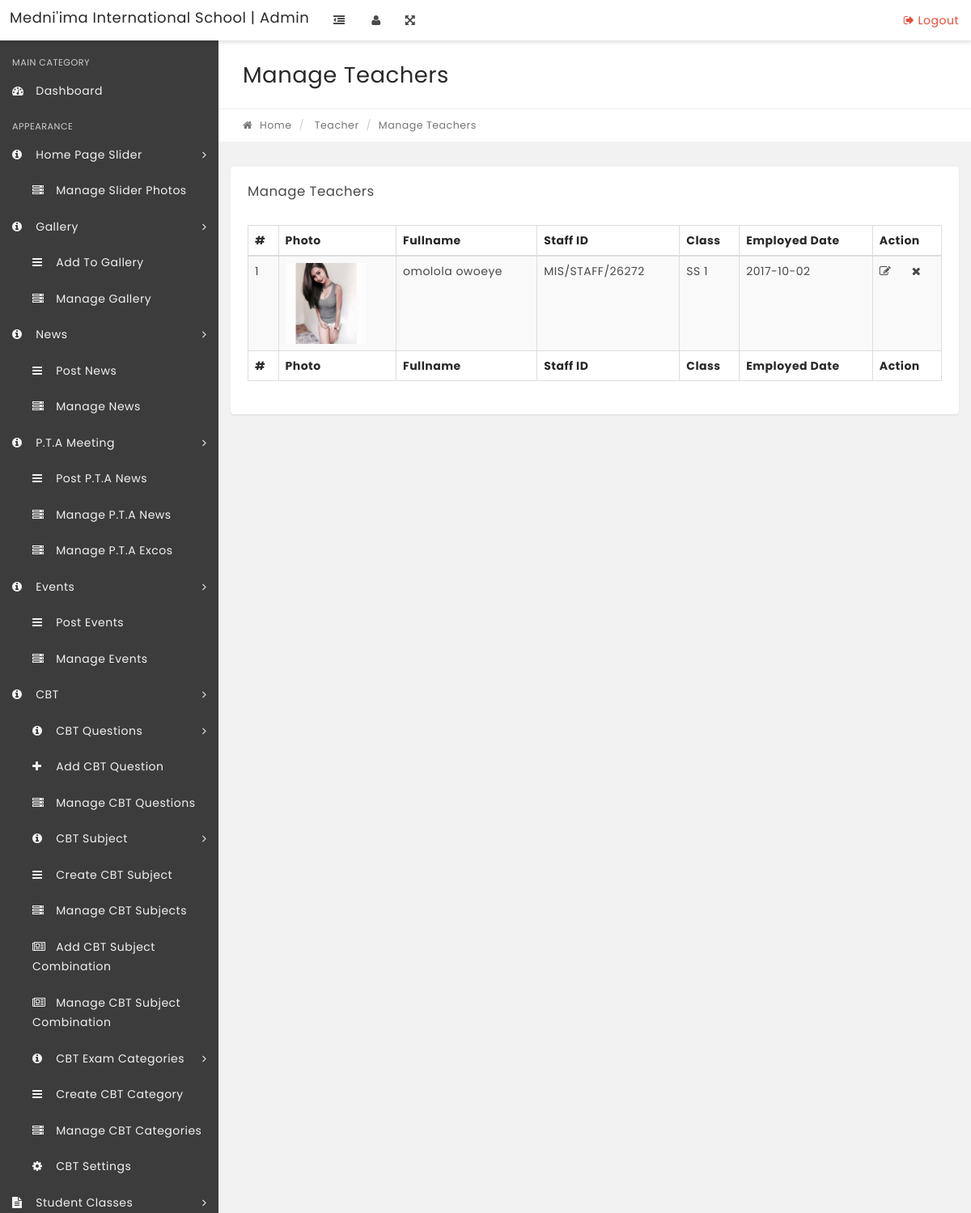
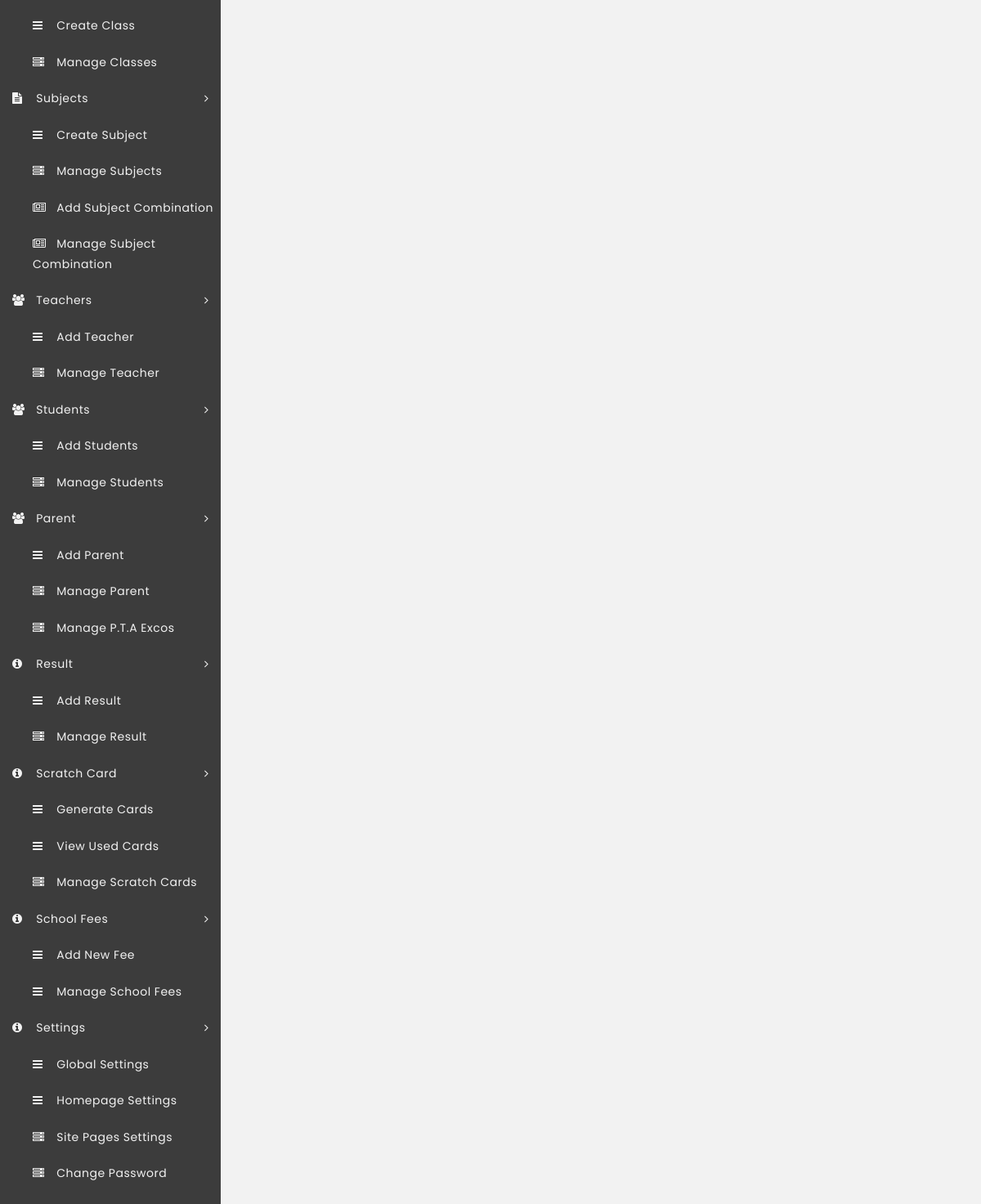
Page /admin/manage-teachers.php on the committed database (2 pictures, top to bottom).
### tables this page shows
CREATE TABLE IF NOT EXISTS `tblteacher` (
  `id` int(11) NOT NULL,
  `username` varchar(200) NOT NULL,
  `fullname` varchar(200) NOT NULL,
  `email` varchar(250) NOT NULL,
  `phone` varchar(20) NOT NULL,
  `address` text NOT NULL,
  `gender` varchar(20) NOT NULL,
  `DOB` date NOT NULL,
  `password` text NOT NULL,
  `classid` int(11) NOT NULL,
  `decipline` varchar(250) NOT NULL,
  `subject_taken` text NOT NULL,
  `photo` varchar(250) NOT NULL,
  `employ_date` date NOT NULL,
  `salary` int(11) NOT NULL,
  `status` enum('0','1') NOT NULL,
  `date` timestamp NOT NULL DEFAULT CURRENT_TIMESTAMP ON UPDATE CURRENT_TIMESTAMP
);

CREATE TABLE IF NOT EXISTS `tblclasses` (
  `id` int(11) NOT NULL,
  `ClassName` varchar(80) DEFAULT NULL,
  `ClassNameNumeric` enum('1','2','3') NOT NULL,
  `Section` varchar(5) NOT NULL,
  `CreationDate` timestamp NOT NULL DEFAULT CURRENT_TIMESTAMP,
  `UpdationDate` timestamp NOT NULL DEFAULT '0000-00-00 00:00:00' ON UPDATE CURRENT_TIMESTAMP
);

### controller/header.php (called while the page is built, shortened)
<?php
require_once __DIR__ . '/config.php';
if(($db=="" || $db->connect_error))
{
    header("Location: /installation/");
}
else{
include __DIR__ . '/func.php';
$iSMartFUN = new Ismart_Controller($db);
}
?>

### controller/func.php (called while the page is built, shortened)
<?php
class Ismart_Controller {
	var $db;
	function __construct($db){
		$this->db = $db;
            	}
public function getTRows($table,$conditions = array()){
		$sql = 'SELECT ';
		$sql .= array_key_exists("select",$conditions)?$conditions['select']:'*';
		$sql .= ' FROM '.$table;
		if(array_key_exists("where",$conditions)){
			$sql .= ' WHERE ';
			$i = 0;
			foreach($conditions['where'] as $key => $value){
				$pre = ($i > 0)?' AND ':'';
				$sql .= $pre.$key." = '".$value."'";
				$i++;
			}
		}
		if(array_key_exists("order_by",$conditions)){
			$sql .= ' ORDER BY '.$conditions['order_by'];
		}
		$result = $this->db->query($sql);
		if(array_key_exists("return_type",$conditions) && $conditions['return_type'] != 'all'){
			switch($conditions['return_type']){
				case 'single':
					$data = $result->fetch_object();
					break;
			}
		}else{
			if($result->num_rows > 0){
				while($row = $result->fetch_object()){
					$data[] = $row;
				}
			}
		}
		return !empty($data)?$data:false;
	}
}
?>

### admin/manage-teachers.php (the view, shortened to what this page needs)
<?php
include('../controller/header.php');
if(strlen($_SESSION['alogin'])=="")
    {
    $login_url=''.SITE_URL.'login';
    header("Location: $login_url");
    }
    else{
?>
<!DOCTYPE html>
<html lang="en">
    <head>
    </head>
    <body class="top-navbar-fixed">
        <div class="main-wrapper">
   <?php include('includes/topbar.php');?>
            <div class="content-wrapper">
                <div class="content-container">
<?php include('includes/leftbar.php');?>
                    <div class="main-page">
                        <div class="container-fluid">
                            <div class="row page-title-div">
                                <div class="col-md-6">
                                    <h2 class="title">Manage Teachers</h2>
                                </div>
                            </div>
                            <div class="row breadcrumb-div">
                                <div class="col-md-6">
                                    <ul class="breadcrumb">
            							<li><a href="index.php"><i class="fa fa-home"></i> Home</a></li>
                                        <li> Teacher</li>
            							<li class="active">Manage Teachers</li>
            						</ul>
                                </div>
                            </div>
                        </div>
                        <section class="section">
                            <div class="container-fluid">
<div id="divToPrint">
                                <div class="row">
                                    <div class="col-md-12">
                                        <div class="panel">
                                            <div class="panel-heading">
                                                <div class="panel-title">
                                                    <h5>Manage Teachers</h5>
                                                </div>
                                            </div>
                                            <div class="panel-body p-20">
                                                <table id="example" class="display table table-striped table-bordered" cellspacing="0" width="100%">
                                                    <thead>
                                                        <tr>
                                                            <th>#</th>
                                                            <th>Photo</th>
                                                            <th>Fullname</th>
                                                            <th>Staff ID</th>
                                                            <th>Class</th>
                                                            <th>Employed Date</th>
                                                            <th>Action</th>
                                                        </tr>
                                                    </thead>
                                                    <tfoot>
                                                        <tr>
                                                          <th>#</th>
                                                            <th>Photo</th>
                                                            <th>Fullname</th>
                                                            <th>Staff ID</th>
                                                            <th>Class</th>
                                                            <th>Employed Date</th>
                                                            <th>Action</th>
                                                        </tr>
                                                    </tfoot>
                                                    <tbody>
<?php
$tblteacher_condition['order_by'] = 'date DESC';
$teacher_list = $iSMartFUN->getTRows("tblteacher",$tblteacher_condition);
$cnt=1;
if($teacher_list)
{
foreach($teacher_list as $result)
{
$get_class_condition['where'] = array('id' =>$result->classid);
$get_class_condition['return_type'] = 'single';
$Class_details = $iSMartFUN->getTRows("tblclasses",$get_class_condition);
  ?>
<tr>
 <td><?php echo htmlentities($cnt);?></td>
                                                            <td><img src="<?php echo htmlentities("../staff_images/".$result->photo);?>" width="100px" height="100px"/></td>
                                                            <td><?php echo htmlentities($result->fullname);?></td>
                                                            <td><?php echo htmlentities($result->username);?></td>
                                                            <td><?php echo htmlentities($Class_details->ClassName);?></td>
                                                            <td><?php echo htmlentities($result->employ_date);?></td>
<td>
<a href="edit-teacher.php?tid=<?php echo htmlentities($result->id);?>"><i class="fa fa-edit" title="Edit Record"></i> </a> &nbsp;&nbsp;&nbsp;&nbsp;
<a href="manage-teachers.php?did=<?php echo htmlentities($result->id);?>"><i class="fa fa-times" title="Delete"></i> </a>
</td>
</tr>
<?php $cnt=$cnt+1;}} ?>
                                                    </tbody>
                                                </table>
</div>
                                            </div>
                                        </div>
                                    </div>
                                                </div>
                                            </div>
                                        </div>
                                    </div>
                                </div>
                            </div>
    </body>
</html>
<?php } ?>

### rows in the picture
tblteacher: photo (picture), fullname "omolola owoeye", username "MIS/STAFF/26272", classid.ClassName "SS 1", employ_date "2017-10-02"

### other values in the picture
SCHOOL_NAME "Medni'ima International School"
